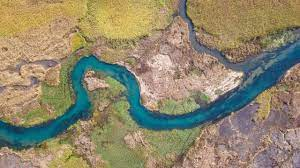
#> input picture Otsu Thresholding/images/river.jpg, 300 x 168 px
$ python intensity_histogram.py
#> lines starting #> are read from the running program, lines starting #| are printed output that depends on the picture
### Otsu Thresholding/src/file_operations.py
import cv2
from pathlib import Path

from matplotlib import pyplot as plt

images_folder = Path(__file__).parents[1].joinpath("images")
assert images_folder.exists(), "Images folder not found"


def open_RGB_image(filename):
#> called with filename = 'river.jpg'
    path = images_folder.joinpath(filename)
    if not path.exists() or not path.is_file():
        print(f"file: {filename} not found")
        return None
    return cv2.imread(str(path), cv2.IMREAD_COLOR)
#> returned value is the input picture: shape (168, 300, 3); mean B, G, R 109.1, 135.1, 143.9


# [6 lines left out: function open_grayscale_image, not called in this run]


def save_image(filename, image):
    path = images_folder.joinpath(filename)
    cv2.imwrite(str(path), image)


def save_figure(filename):
    path = images_folder.joinpath(filename)
    plt.savefig(str(path))


# [4 lines left out: function show_image_with_title, not called in this run]


# [15 lines that do not run on import are left out]

### Otsu Thresholding/src/intensity_histogram.py
import numpy as np
import cv2
from file_operations import *
import matplotlib.pyplot as plt


def get_average_intensity(grayscale_image):
    avg = cv2.mean(grayscale_image)
    return round(avg[0])


def get_intensity_histogram(grayscale_image):
    hist = np.histogram(grayscale_image, bins=256, range=(0, 256))[0]
    return hist.astype(np.float64)


def get_normalized_intensity_histogram(grayscale_image):
    hist = get_intensity_histogram(grayscale_image)
    return np.divide(hist.ravel(), np.sum(hist))


def get_cumulative_normalized_intensity_histogram(grayscale_image):
    histogram = get_normalized_intensity_histogram(grayscale_image)
    return np.cumsum(histogram)


if __name__ == "__main__":

    image = open_RGB_image("river.jpg")
    assert image is not None, "Image 'river.jpg' not found"

    for channel in range(3):
        histogram = get_cumulative_normalized_intensity_histogram(image[:, :, channel])
        plt.plot(histogram)
        plt.xlim([0, 256])
        plt.show()
        average_intensity = get_average_intensity(image[:, :, channel])
        print(average_intensity)
#> this loop made 3 passes
#> (avg in get_average_intensity, average_intensity) on passes 1 to 3: ((109.1, 0, 0, 0), 109), ((135.1, 0, 0, 0), 135), ((143.9, 0, 0, 0), 144)
#| 109
#| 135
#| 144
#> pass 1, `plt.show()`:
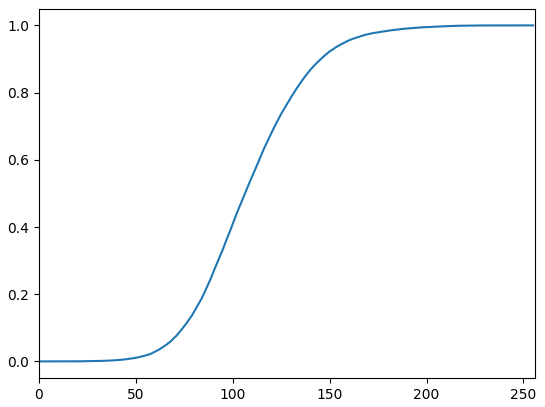
#> figure drawn by matplotlib, 1 panel; curve peaks at x = 241, y = 1
